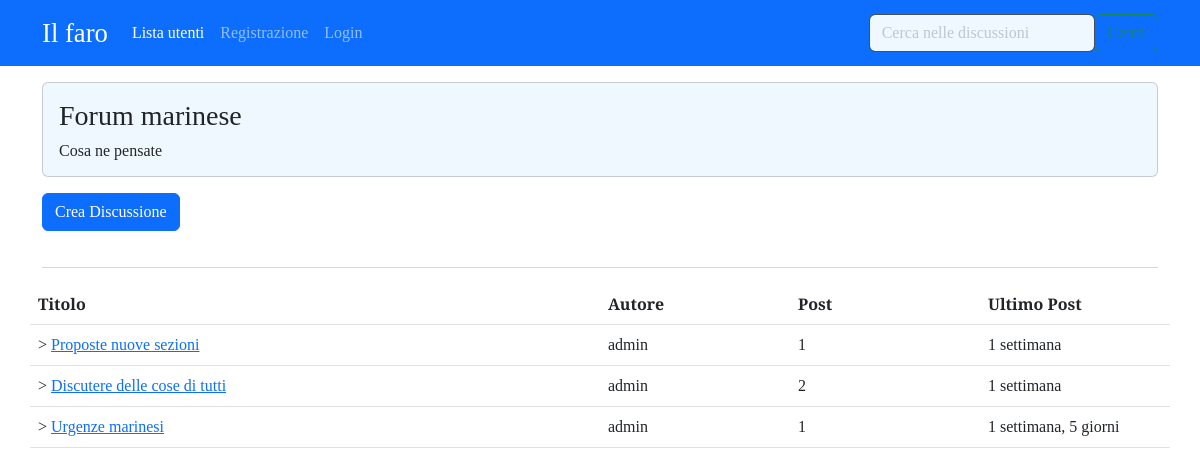
The app's page /forum/sezione/1/ with its own data.
### forum/models.py (models this page shows, shortened)
class Sezione (models.Model):
    nome_sezione = models.CharField(max_length=80)
    descrizione = models.CharField(max_length=150, blank=True, null=True)
    logosezione = models.ImageField(blank=True, null=True)
    class Meta:
        verbose_name ="Sezione"
        verbose_name_plural ="Sezioni"

class Discussione (models.Model):
    titolo=models.CharField(max_length=150)
    data_creazione= models.DateTimeField(auto_now_add=True)
    autore_discussione= models.ForeignKey(User, on_delete=models.CASCADE, related_name="discussioni")
    sezione_appartenenza =  models.ForeignKey (Sezione, on_delete=models.CASCADE)
    class Meta:
        verbose_name ="Discussione"
        verbose_name_plural ="Discussioni"
    def get_absolute_url(self):
        return reverse ("visualizza_discussione", kwargs={"pk": self.pk})

class Post(models.Model):
        autore_post= models.ForeignKey(User, on_delete=models.CASCADE, related_name="posts")
        contenuto=models.TextField()
        data_creazione= models.DateTimeField(auto_now_add=True)
        discussione= models.ForeignKey(Discussione, on_delete=models.CASCADE)
        class Meta:
            verbose_name ="Post"
            verbose_name_plural ="Posts"

### forum/views.py (the view)
# urls.py: path("sezione/<int:pk>/", views.visualizza_sezione, name ="sezione_view"),
def visualizza_sezione (request, pk):
    sezione = get_object_or_404(Sezione, pk=pk)
    discussioni_sezione= Discussione.objects.filter(sezione_appartenenza=sezione).order_by("-data_creazione")
    context={"sezione":sezione, "discussioni":discussioni_sezione}
    return render (request, "forum/singola_sezione.html", context)

### forum/templates/forum/singola_sezione.html (shortened to what this page needs)
{% extends 'base.html' %}
{%block content%}
<div class="card my-3 px-3 py-3" style="background-color: aliceblue">
        <h3 class="">{{sezione.nome_sezione}}</h3>
        <h6 class="card-text">{{sezione.descrizione}}</h6>
    </div>
<div class="card-body">
    <a class="btn btn-primary" style="margin-bottom: 20px;" href="{% url 'crea_discussione' pk=sezione.pk %}">Crea Discussione</a>
    <table class="table mt-3">
        <thead>
            <tr class="row">
                <th class="col-lg-6 col-4">Titolo</th>
                <th class="col-lg-2 col-3">Autore</th>
                <th class="col-lg-2 col-2">Post</th>
                <th class="col-lg-2 col-3">Ultimo Post</th><hr class="border-primary">
            </tr>
        </thead>
        <tbody>
            <tr class="row">
              {% for discussione in discussioni %}
                <td class="col-lg-6 col-4">
                    >
                  <a href="{{ discussione.get_absolute_url }}">{{discussione.titolo}}</a>
                </td>
                <td class="col-lg-2 col-3">
                  {{discussione.autore_discussione}}
                </td>
                <td class="col-lg-2 col-2">{{discussione.post_set.count}}</td>
                <td class="col-lg-2 col-3">{{ discussione.post_set.last.data_creazione|timesince }}</td>
              {% endfor %}
            </tr>
          </tbody>
    </table>
</div>
{% endblock content %}

### templates/base.html (shortened to what this page needs)
{% load static %}
<!doctype html>
<html lang="it">
  <head>
    <link href="https://cdn.jsdelivr.net/npm/bootstrap@5.3.0-alpha3/dist/css/bootstrap.min.css" rel="stylesheet">
    <link rel="stylesheet" href="path/to/font-awesome/css/font-awesome.min.css">
    <link rel="stylesheet" href="{% static 'css/agora.css' %}">
  </head>
  <body>
    <nav class="navbar navbar-expand-lg bg-primary" data-bs-theme="dark">
      <div class="container">
        <a class="navbar-brand" style="font-size: 20pt;" href="{% url 'homepage' %}">Il faro</a>
        <div class="collapse navbar-collapse" id="navbarSupportedContent">
          <ul class="navbar-nav me-auto mb-2 mb-lg-0">
            <li class="nav-item">
              <a class="nav-link active" aria-current="page" href="{% url 'user_list' %}">Lista utenti</a>
            </li>
            <li class="nav-item">
              <a class="nav-link" href="{% url 'registrazione' %}">Registrazione</a>
            </li>
            {% if request.user.is_authenticated %}
            <li class="nav-item dropdown">
              <a class="nav-link dropdown-toggle" href="#" role="button" data-bs-toggle="dropdown" aria-expanded="false">
                {{ request.user.username }}
              </a>
              <ul class="dropdown-menu">
                <li><a class="dropdown-item" href="{% url 'user_profile' username=request.user.username %}">Profilo</a></li>
                <li><a class="dropdown-item" href="{% url 'password_change' %}">Aggiorna Password</a></li>
                <li><hr class="dropdown-divider"></li>
                <li><a class="dropdown-item" href="{%url 'logout'%}">Esci</a></li>
              </ul>
            </li>
           {% else %}
          <li class="nav-item">
            <a class="nav-link" href="{%url 'login'%}">Login</a>
          </li>
          </ul>
          {% endif %}
          <form class="d-flex" action="{% url 'funzione_cerca' %}" >
            <input name="q" class="form-control mr-sm-2" style=  "background-color: aliceblue;" type="search" placeholder="Cerca nelle discussioni" aria-label="Search">
            <button class="btn btn-outline-success my-2 my-sm-0" type="submit">Cerca</button>
          </form>
        </div>
      </div>
    </nav>
    <div class="container">
   {% block content %}
   {% endblock %}
    </div>
  </body>
</html>

### static-storage/css/agora.css (style rules this page uses)
body { font-family: 'Slabo 27px', serif; }

### records on screen
Sezione: nome_sezione "Forum marinese", descrizione "Cosa ne pensate"
Discussione: titolo "Proposte nuove sezioni", autore_discussione "admin", post_set.count "1", post_set.last.data_creazione "1 settimana"
Discussione: titolo "Discutere delle cose di tutti", autore_discussione "admin", post_set.count "2", post_set.last.data_creazione "1 settimana"
Discussione: titolo "Urgenze marinesi", autore_discussione "admin", post_set.count "1", post_set.last.data_creazione "1 settimana, 5 giorni"
